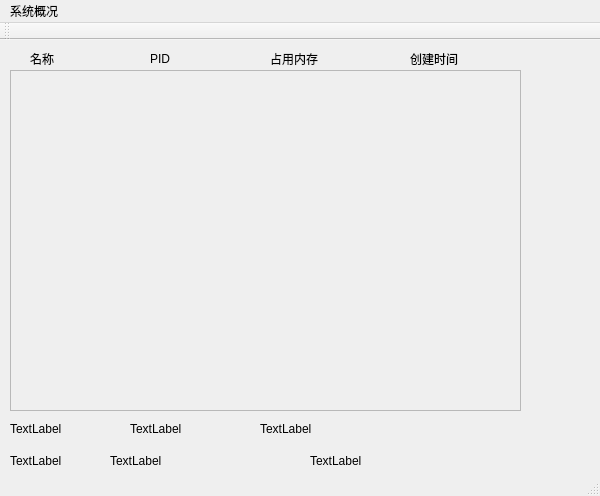
<?xml version="1.0" encoding="UTF-8"?>
<ui version="4.0">
 <class>MainWindow</class>
 <widget class="QMainWindow" name="MainWindow">
  <property name="geometry">
   <rect>
    <x>0</x>
    <y>0</y>
    <width>600</width>
    <height>496</height>
   </rect>
  </property>
  <property name="windowTitle">
   <string>MainWindow</string>
  </property>
  <widget class="QWidget" name="centralWidget">
   <widget class="QLabel" name="Thread">
    <property name="geometry">
     <rect>
      <x>10</x>
      <y>410</y>
      <width>101</width>
      <height>21</height>
     </rect>
    </property>
    <property name="text">
     <string>TextLabel</string>
    </property>
   </widget>
   <widget class="QLabel" name="Mem_use">
    <property name="geometry">
     <rect>
      <x>110</x>
      <y>410</y>
      <width>191</width>
      <height>21</height>
     </rect>
    </property>
    <property name="text">
     <string>TextLabel</string>
    </property>
   </widget>
   <widget class="QLabel" name="Cpu_use">
    <property name="geometry">
     <rect>
      <x>310</x>
      <y>410</y>
      <width>211</width>
      <height>21</height>
     </rect>
    </property>
    <property name="text">
     <string>TextLabel</string>
    </property>
   </widget>
   <widget class="QScrollArea" name="scrollArea">
    <property name="geometry">
     <rect>
      <x>10</x>
      <y>30</y>
      <width>511</width>
      <height>341</height>
     </rect>
    </property>
    <property name="widgetResizable">
     <bool>true</bool>
    </property>
    <widget class="QWidget" name="scrollAreaWidgetContents">
     <property name="geometry">
      <rect>
       <x>0</x>
       <y>0</y>
       <width>509</width>
       <height>339</height>
      </rect>
     </property>
    </widget>
   </widget>
   <widget class="QLabel" name="l1">
    <property name="geometry">
     <rect>
      <x>30</x>
      <y>10</y>
      <width>67</width>
      <height>17</height>
     </rect>
    </property>
    <property name="text">
     <string>名称</string>
    </property>
   </widget>
   <widget class="QLabel" name="l2">
    <property name="geometry">
     <rect>
      <x>150</x>
      <y>10</y>
      <width>67</width>
      <height>17</height>
     </rect>
    </property>
    <property name="text">
     <string>PID</string>
    </property>
   </widget>
   <widget class="QLabel" name="l3">
    <property name="geometry">
     <rect>
      <x>270</x>
      <y>10</y>
      <width>67</width>
      <height>17</height>
     </rect>
    </property>
    <property name="text">
     <string>占用内存</string>
    </property>
   </widget>
   <widget class="QLabel" name="l4">
    <property name="geometry">
     <rect>
      <x>410</x>
      <y>10</y>
      <width>67</width>
      <height>17</height>
     </rect>
    </property>
    <property name="text">
     <string>创建时间</string>
    </property>
   </widget>
   <widget class="QLabel" name="username">
    <property name="geometry">
     <rect>
      <x>10</x>
      <y>380</y>
      <width>111</width>
      <height>17</height>
     </rect>
    </property>
    <property name="text">
     <string>TextLabel</string>
    </property>
   </widget>
   <widget class="QLabel" name="version">
    <property name="geometry">
     <rect>
      <x>130</x>
      <y>380</y>
      <width>191</width>
      <height>17</height>
     </rect>
    </property>
    <property name="text">
     <string>TextLabel</string>
    </property>
   </widget>
   <widget class="QLabel" name="opentime">
    <property name="geometry">
     <rect>
      <x>260</x>
      <y>380</y>
      <width>251</width>
      <height>17</height>
     </rect>
    </property>
    <property name="text">
     <string>TextLabel</string>
    </property>
   </widget>
  </widget>
  <widget class="QToolBar" name="mainToolBar">
   <attribute name="toolBarArea">
    <enum>TopToolBarArea</enum>
   </attribute>
   <attribute name="toolBarBreak">
    <bool>false</bool>
   </attribute>
  </widget>
  <widget class="QStatusBar" name="statusBar"/>
  <widget class="QMenuBar" name="menuBar">
   <property name="geometry">
    <rect>
     <x>0</x>
     <y>0</y>
     <width>600</width>
     <height>28</height>
    </rect>
   </property>
   <widget class="QMenu" name="menu">
    <property name="title">
     <string>系统概况</string>
    </property>
    <addaction name="action_pid"/>
    <addaction name="action"/>
    <addaction name="action_2"/>
   </widget>
   <addaction name="menu"/>
  </widget>
  <action name="action_pid">
   <property name="text">
    <string>按pid顺序排序</string>
   </property>
  </action>
  <action name="action">
   <property name="text">
    <string>按内存占用排序</string>
   </property>
  </action>
  <action name="action_2">
   <property name="text">
    <string>按创建时间排序</string>
   </property>
  </action>
 </widget>
 <layoutdefault spacing="6" margin="11"/>
 <resources/>
 <connections/>
</ui>
